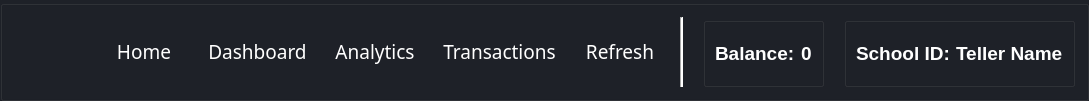
         <widget class="QGroupBox" name="navbar_user_3">
          <property name="font">
           <font>
            <family>Segoe UI</family>
            <pointsize>14</pointsize>
           </font>
          </property>
          <property name="styleSheet">
           <string notr="true">background-color: #1e2128;</string>
          </property>
          <property name="title">
           <string/>
          </property>
          <property name="flat">
           <bool>true</bool>
          </property>
          <layout class="QHBoxLayout" name="horizontalLayout_12">
           <property name="spacing">
            <number>20</number>
           </property>
           <item>
            <widget class="QLabel" name="label_22">
             <property name="sizePolicy">
              <sizepolicy hsizetype="Fixed" vsizetype="Fixed">
               <horstretch>0</horstretch>
               <verstretch>0</verstretch>
              </sizepolicy>
             </property>
             <property name="minimumSize">
              <size>
               <width>70</width>
               <height>70</height>
              </size>
             </property>
             <property name="styleSheet">
              <string notr="true">image:url(:/favicon/aupay-logo/favicon/a-u-pay-website-favicon-color.png)</string>
             </property>
             <property name="text">
              <string/>
             </property>
            </widget>
           </item>
           <item>
            <widget class="QPushButton" name="navHome_teller">
             <property name="font">
              <font>
               <family>Segoe UI Semibold</family>
               <pointsize>14</pointsize>
              </font>
             </property>
             <property name="cursor">
              <cursorShape>PointingHandCursor</cursorShape>
             </property>
             <property name="styleSheet">
              <string notr="true">color: white;</string>
             </property>
             <property name="text">
              <string>Home</string>
             </property>
             <property name="icon">
              <iconset resource="../../resources_rc/resources.qrc">
               <normaloff>:/nav-icons/nav-icons/home.png</normaloff>:/nav-icons/nav-icons/home.png</iconset>
             </property>
             <property name="iconSize">
              <size>
               <width>32</width>
               <height>32</height>
              </size>
             </property>
             <property name="checkable">
              <bool>false</bool>
             </property>
             <property name="checked">
              <bool>false</bool>
             </property>
             <property name="flat">
              <bool>true</bool>
             </property>
            </widget>
           </item>
           <item>
            <widget class="QPushButton" name="navDashboard_teller">
             <property name="font">
              <font>
               <family>Segoe UI Semibold</family>
               <pointsize>14</pointsize>
              </font>
             </property>
             <property name="cursor">
              <cursorShape>PointingHandCursor</cursorShape>
             </property>
             <property name="styleSheet">
              <string notr="true">color: white;</string>
             </property>
             <property name="text">
              <string>Dashboard</string>
             </property>
             <property name="icon">
              <iconset resource="../../resources_rc/resources.qrc">
               <normaloff>:/nav-icons/nav-icons/dashboard.png</normaloff>:/nav-icons/nav-icons/dashboard.png</iconset>
             </property>
             <property name="iconSize">
              <size>
               <width>32</width>
               <height>32</height>
              </size>
             </property>
             <property name="checkable">
              <bool>false</bool>
             </property>
             <property name="checked">
              <bool>false</bool>
             </property>
             <property name="flat">
              <bool>true</bool>
             </property>
            </widget>
           </item>
           <item>
            <widget class="QPushButton" name="navAnalytics_teller">
             <property name="font">
              <font>
               <family>Segoe UI Semibold</family>
               <pointsize>14</pointsize>
              </font>
             </property>
             <property name="cursor">
              <cursorShape>PointingHandCursor</cursorShape>
             </property>
             <property name="styleSheet">
              <string notr="true">color: white;</string>
             </property>
             <property name="text">
              <string>Analytics</string>
             </property>
             <property name="icon">
              <iconset resource="../../resources_rc/resources.qrc">
               <normaloff>:/nav-icons/nav-icons/data-analytics.png</normaloff>:/nav-icons/nav-icons/data-analytics.png</iconset>
             </property>
             <property name="iconSize">
              <size>
               <width>32</width>
               <height>32</height>
              </size>
             </property>
             <property name="checkable">
              <bool>false</bool>
             </property>
             <property name="checked">
              <bool>false</bool>
             </property>
             <property name="flat">
              <bool>true</bool>
             </property>
            </widget>
           </item>
           <item>
            <widget class="QPushButton" name="navTransactions_teller">
             <property name="font">
              <font>
               <family>Segoe UI Semibold</family>
               <pointsize>14</pointsize>
              </font>
             </property>
             <property name="cursor">
              <cursorShape>PointingHandCursor</cursorShape>
             </property>
             <property name="styleSheet">
              <string notr="true">color: white;</string>
             </property>
             <property name="text">
              <string>Transactions</string>
             </property>
             <property name="icon">
              <iconset resource="../../resources_rc/resources.qrc">
               <normaloff>:/nav-icons/nav-icons/transaction.png</normaloff>:/nav-icons/nav-icons/transaction.png</iconset>
             </property>
             <property name="iconSize">
              <size>
               <width>32</width>
               <height>32</height>
              </size>
             </property>
             <property name="checkable">
              <bool>false</bool>
             </property>
             <property name="checked">
              <bool>false</bool>
             </property>
             <property name="flat">
              <bool>true</bool>
             </property>
            </widget>
           </item>
           <item>
            <widget class="QPushButton" name="refreshButton_teller">
             <property name="font">
              <font>
               <family>Segoe UI Semibold</family>
               <pointsize>14</pointsize>
               <weight>50</weight>
               <bold>false</bold>
              </font>
             </property>
             <property name="cursor">
              <cursorShape>PointingHandCursor</cursorShape>
             </property>
             <property name="styleSheet">
              <string notr="true">color: white;</string>
             </property>
             <property name="text">
              <string>Refresh</string>
             </property>
             <property name="icon">
              <iconset resource="../../resources_rc/resources.qrc">
               <normaloff>:/nav-icons/nav-icons/refresh.png</normaloff>:/nav-icons/nav-icons/refresh.png</iconset>
             </property>
             <property name="iconSize">
              <size>
               <width>32</width>
               <height>32</height>
              </size>
             </property>
             <property name="flat">
              <bool>true</bool>
             </property>
            </widget>
           </item>
           <item>
            <widget class="Line" name="line_3">
             <property name="styleSheet">
              <string notr="true">background-color: rgb(255, 255, 255);</string>
             </property>
             <property name="orientation">
              <enum>Qt::Vertical</enum>
             </property>
            </widget>
           </item>
           <item>
            <widget class="QGroupBox" name="groupBox_24">
             <property name="title">
              <string/>
             </property>
             <property name="flat">
              <bool>true</bool>
             </property>
             <layout class="QHBoxLayout" name="horizontalLayout_13">
              <item>
               <widget class="QLabel" name="labelBalance_user_3">
                <property name="sizePolicy">
                 <sizepolicy hsizetype="Minimum" vsizetype="Preferred">
                  <horstretch>0</horstretch>
                  <verstretch>0</verstretch>
                 </sizepolicy>
                </property>
                <property name="font">
                 <font>
                  <family>Segoe UI</family>
                  <pointsize>14</pointsize>
                  <weight>75</weight>
                  <bold>true</bold>
                 </font>
                </property>
                <property name="styleSheet">
                 <string notr="true">color: white;</string>
                </property>
                <property name="text">
                 <string>Balance:</string>
                </property>
               </widget>
              </item>
              <item>
               <widget class="QLabel" name="lineBalance_teller">
                <property name="sizePolicy">
                 <sizepolicy hsizetype="MinimumExpanding" vsizetype="Preferred">
                  <horstretch>0</horstretch>
                  <verstretch>0</verstretch>
                 </sizepolicy>
                </property>
                <property name="font">
                 <font>
                  <family>Segoe UI</family>
                  <pointsize>14</pointsize>
                  <weight>75</weight>
                  <bold>true</bold>
                  <kerning>false</kerning>
                 </font>
                </property>
                <property name="styleSheet">
                 <string notr="true">color:white</string>
                </property>
                <property name="text">
                 <string>0</string>
                </property>
               </widget>
              </item>
             </layout>
            </widget>
           </item>
           <item>
            <widget class="QGroupBox" name="groupBox_25">
             <property name="title">
              <string/>
             </property>
             <property name="flat">
              <bool>true</bool>
             </property>
             <layout class="QHBoxLayout" name="horizontalLayout_14">
              <item>
               <widget class="QLabel" name="labelSchoolId_user_3">
                <property name="font">
                 <font>
                  <family>Segoe UI</family>
                  <pointsize>14</pointsize>
                  <weight>75</weight>
                  <bold>true</bold>
                 </font>
                </property>
                <property name="styleSheet">
                 <string notr="true">color: white;</string>
                </property>
                <property name="text">
                 <string>School ID:</string>
                </property>
               </widget>
              </item>
              <item>
               <widget class="QLabel" name="lineTeller_teller">
                <property name="font">
                 <font>
                  <family>Segoe UI</family>
                  <pointsize>14</pointsize>
                  <weight>75</weight>
                  <bold>true</bold>
                 </font>
                </property>
                <property name="styleSheet">
                 <string notr="true">color: white;</string>
                </property>
                <property name="text">
                 <string>Teller Name</string>
                </property>
               </widget>
              </item>
             </layout>
            </widget>
           </item>
          </layout>
         </widget>
